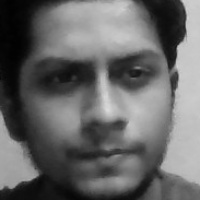
#> input picture faces/user/103.jpg, 200 x 200 px, given in place of the camera
$ jupyter execute 'task 6.ipynb'
#> lines starting #> are read from the running program, lines starting #| are printed output that depends on the picture; after the words box and inside, x2 and y2 are one past the last pixel; in counts of white or black regions, pixels touching at a corner belong together
[cell 1]
import cv2
import numpy as np

face_classifier = cv2.CascadeClassifier('haarcascade_frontalface_default.xml')

def face_extractor(img):

    gray = cv2.cvtColor(img,cv2.COLOR_BGR2GRAY)
    faces = face_classifier.detectMultiScale(gray, 1.3, 5)

    if faces is ():
        return None

    for (x,y,w,h) in faces:
        cropped_face = img[y:y+h, x:x+w]

    return cropped_face

cap = cv2.VideoCapture(0)
count = 0

while True:

    ret, frame = cap.read()
#> frame is the input picture: shape (200, 200, 3); min 1, max 219, mean 102.9
    if face_extractor(frame) is not None:
#> in face_extractor, `faces = face_classifier.detectMultiScale(gray, 1.3, 5)`: faces = [[19, 16, 167, 167]]
#> the loop in face_extractor, `for (x,y,w,h) in faces:` made 1 pass
#> pass 1, in face_extractor, `cropped_face = img[y:y+h, x:x+w]`:
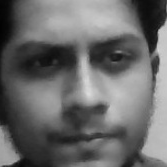
#> cropped_face: shape (167, 167, 3); min 2, max 219, mean 105.4
        count += 1
#> count = 1
        face = cv2.resize(face_extractor(frame), (200, 200))
#> the loop in face_extractor (call 2), `for (x,y,w,h) in faces:` made 1 pass
        face = cv2.cvtColor(face, cv2.COLOR_BGR2GRAY)
#> face: shape (200, 200)

        file_name_path = './faces/user/' + str(count) + '.jpg'
#> file_name_path = './faces/user/1.jpg'
        cv2.imwrite(file_name_path, face)

        cv2.putText(face, str(count), (50, 50), cv2.FONT_HERSHEY_COMPLEX, 1, (0,255,0), 2)
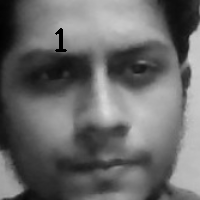
#> face: shape (200, 200); min 0, max 218, mean 104.9
        cv2.imshow('Face Cropper', face)

    else:
        print("Face not found")
        pass

    if cv2.waitKey(1) == 13 or count == 200:
#> (key Esc is pressed here)
        break

cap.release()
cv2.destroyAllWindows()
print("Collecting Samples Complete")

[cell 2]
import cv2
import numpy as np
from os import listdir
from os.path import isfile, join

data_path = './faces/user/'
onlyfiles = [f for f in listdir(data_path) if isfile(join(data_path, f))]

Training_Data, Labels = [], []

for i, files in enumerate(onlyfiles):
    image_path = data_path + onlyfiles[i]
    images = cv2.imread(image_path, cv2.IMREAD_GRAYSCALE)
#> images: shape (200, 200); min 2, max 218, mean 105.3
    Training_Data.append(np.asarray(images, dtype=np.uint8))
    Labels.append(i)

Labels = np.asarray(Labels, dtype=np.int32)


lucky_model  = cv2.face_LBPHFaceRecognizer.create()
lucky_model.train(np.asarray(Training_Data), np.asarray(Labels))
print("Model trained sucessefully")

[cell 3]
import cv2
import numpy as np
import os
import boto3
import smtplib, ssl
import pywhatkit as pw
import time
import getpass


tm = time.localtime()
time_hour = tm.tm_hour
time_min = tm.tm_min

session = 0
counting = 0

face_classifier = cv2.CascadeClassifier('haarcascade_frontalface_default.xml')

def face_detector(img, size=0.5):

#> called with size = 0.5
    gray = cv2.cvtColor(img,cv2.COLOR_BGR2GRAY)
    faces = face_classifier.detectMultiScale(gray, 1.3, 5)
#> faces = [[19, 16, 167, 167]]
    if faces is ():
        return img, []


    for (x,y,w,h) in faces:
        cv2.rectangle(img,(x,y),(x+w,y+h),(0,255,255),2)
        roi = img[y:y+h, x:x+w]
        roi = cv2.resize(roi, (200, 200))
#> this loop made 1 pass
#> pass 1, in face_detector, `roi = img[y:y+h, x:x+w]`:
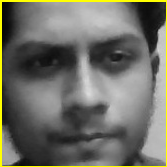
#> roi: shape (167, 167, 3); mean B, G, R 101.9, 111, 111
#> after the loop:
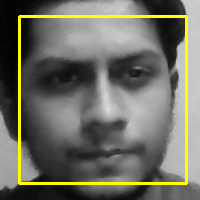
#> img: shape (200, 200, 3); 5% of pixels changed, all inside (x1, y1, x2, y2) = (18, 15, 188, 185)
    return img, roi


cap = cv2.VideoCapture(0)

while True:

    ret, frame = cap.read()

    image, face = face_detector(frame)

    try:
        face = cv2.cvtColor(face, cv2.COLOR_BGR2GRAY)
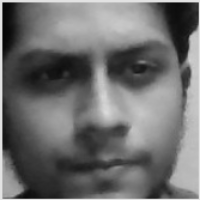
#> face: shape (200, 200); min 5, max 226, mean 109.9

        results = lucky_model.predict(face)
#> results = (0, 11.87)

        if results[1] < 500:
            confidence = int( 100 * (1 - (results[1])/400) )
#> confidence = 97
            display_string = str(confidence) + '% Confident you are Deepak!!'
#> display_string = '97% Confident you are Deepak!!'

        cv2.putText(image, display_string, (100, 120), cv2.FONT_HERSHEY_COMPLEX, 1, (255,120,150), 2)
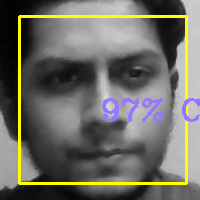
#> image: shape (200, 200, 3); 2.02% of pixels changed, all inside (x1, y1, x2, y2) = (102, 98, 200, 122)

        if confidence > 90:
            cv2.putText(image, "Hey Deepak!!!!", (250, 450), cv2.FONT_HERSHEY_COMPLEX, 1, (0,255,0), 2)
            cv2.imshow('Face Recognition', image )

            session+=1
            if (session == 50):
                pw.sendwhatmsg("+918018019292","Hello",time_hour,time_min + 1)
                port = 465
                smtp_server = "smtp.gmail.com"
                sender_email = "deezpatra2015@gmail.com"
                password = getpass.getpass("password:")
                receiver_email = "laxman211naik@gmail.com"
                message = "Hey Laxman!!!!"

                context = ssl.create_default_context()
                with smtplib.SMTP_SSL(smtp_server, port, context=context) as server:
                    server.login( sender_email , password )
                    server.sendmail( sender_email , receiver_email , message)
                    print("Mail and Message sent successfully!!!!")
                    break
        else:

            cv2.putText(image, "I dont know, who r u", (250, 450), cv2.FONT_HERSHEY_COMPLEX, 1, (0,0,255), 2)
            cv2.imshow('Face Recognition', image )
            counting+=1
            if (counting == 50):
                os.system("aws ec2 run-instances --image-id ami-0ad704c126371a549 --instance-type t2.micro --security-group-ids sg-08214b2e0de4c0a27  --count 1 --key-name awscli")
                print("instance launched")
                x = int(input("index of instance to be used: "))
                instance_id = boto3.client("ec2").describe_instances()['Reservations'][x]['Instances'][0]['InstanceId']
                zone = boto3.client("ec2").describe_instances()['Reservations'][x]['Instances'][0]['Placement']['AvailabilityZone']
                os.system("aws ec2 create-volume --volume-type gp2 --size 5 --availability-zone "+ zone)
                print("EBS launched")
                y = int(input("index of volume to be used: "))
                vol_id = boto3.client("ec2").describe_volumes()['Volumes'][y]['VolumeId']
                os.system("aws ec2 attach-volume --volume-id "+ vol_id +" --instance-id " + instance_id + " --device /dev/xvdf")
                print("attached")
                break


    except:
        cv2.putText(image, "No Face Found", (220, 120) , cv2.FONT_HERSHEY_COMPLEX, 1, (0,0,255), 2)
        cv2.putText(image, "looking for face", (250, 450), cv2.FONT_HERSHEY_COMPLEX, 1, (0,0,255), 2)
        cv2.imshow('Face Recognition', image )
        pass

    if cv2.waitKey(1) == 13:
#> (key Esc is pressed here)
        break

cap.release()
cv2.destroyAllWindows()
